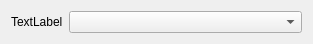
<?xml version="1.0" encoding="UTF-8"?>
<ui version="4.0">
 <class>Form</class>
 <widget class="QWidget" name="Form">
  <property name="geometry">
   <rect>
    <x>0</x>
    <y>0</y>
    <width>313</width>
    <height>44</height>
   </rect>
  </property>
  <property name="windowTitle">
   <string>Form</string>
  </property>
  <layout class="QFormLayout" name="formLayout">
   <item row="0" column="0">
    <widget class="QLabel" name="label">
     <property name="text">
      <string>TextLabel</string>
     </property>
    </widget>
   </item>
   <item row="0" column="1">
    <widget class="QComboBox" name="comboBox">
     <property name="sizePolicy">
      <sizepolicy hsizetype="Expanding" vsizetype="Fixed">
       <horstretch>0</horstretch>
       <verstretch>0</verstretch>
      </sizepolicy>
     </property>
    </widget>
   </item>
  </layout>
 </widget>
 <resources/>
 <connections/>
</ui>
